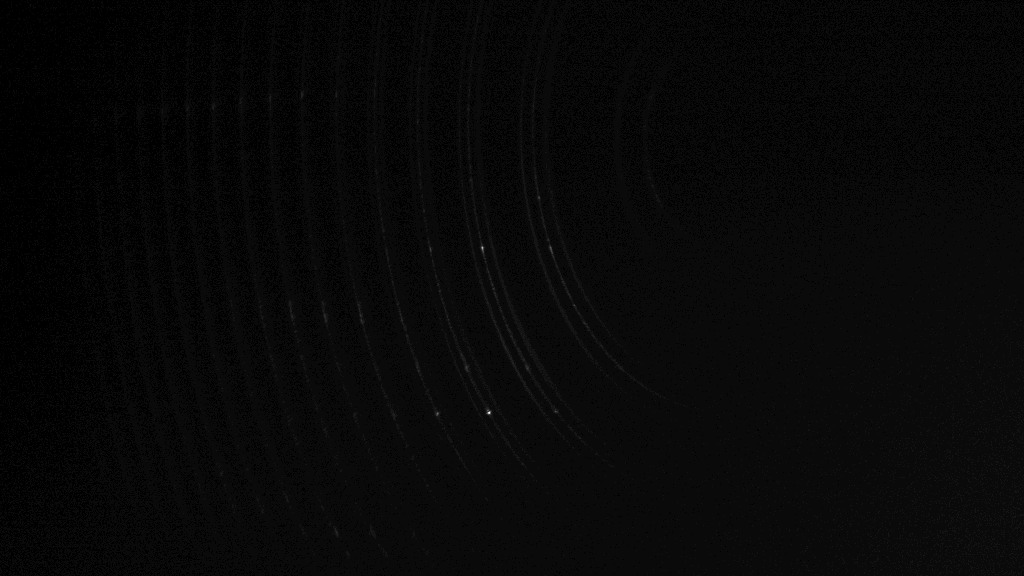
#> input picture brillouin_images/Quest_quartz_chamber_in_water_tube_razor_edge_100ms_no_slit.tif, 1024 x 576 px
$ python 3d_plot_intensitites.py
#> lines starting #> are read from the running program, lines starting #| are printed output that depends on the picture
'''PERMET DE PLOT EN 3D LES INTENSITES'''


import tifffile as tiff
import numpy as np
import matplotlib.pyplot as plt
from mpl_toolkits.mplot3d import Axes3D
import os

img_name = "Quest_quartz_chamber_in_water_tube_razor_edge_100ms_no_slit.tif"
image = tiff.imread("brillouin_images/"+img_name)
#> image is the input picture: shape (576, 1024) uint16; min 3167, max 9612, mean 3385.7
pixels = np.array(image)
plt.imshow(pixels)
plt.show()
threshold = 3000
pixels_thresh = np.where(pixels > threshold, pixels, 0)
height, width = pixels.shape
#> height = 576; width = 1024
X, Y = np.meshgrid(np.arange(width), np.arange(height))
Z = pixels_thresh
fig = plt.figure(figsize=(10, 7))
ax = fig.add_subplot(111, projection='3d')

surf = ax.plot_surface(X, Y, Z, cmap='hot', edgecolor='none')
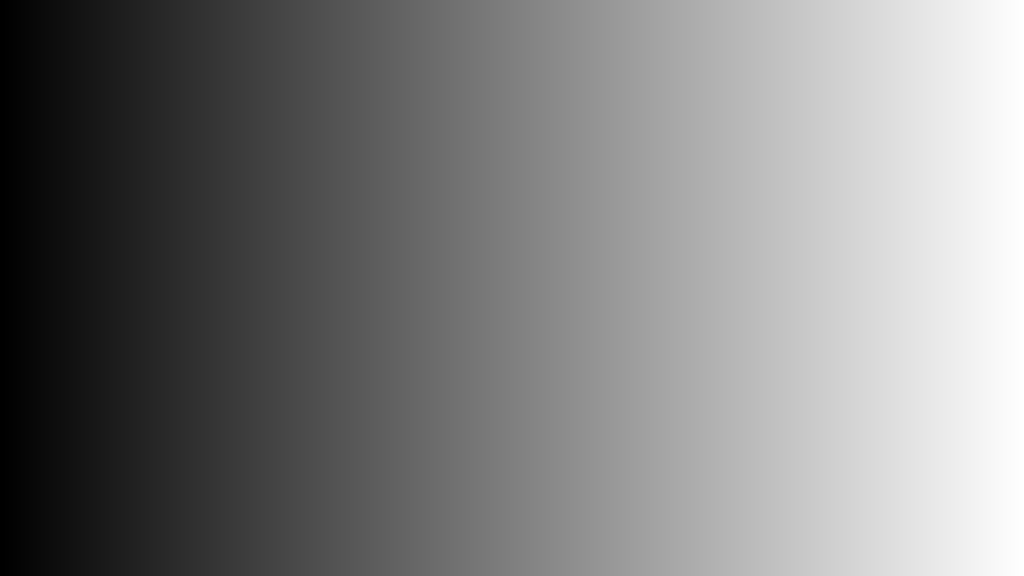
#> X: shape (576, 1024) int64; min 0, max 1023, mean 511.5; drawn with min black and max white
fig.colorbar(surf, ax=ax, label="Intensité")
ax.set_title("Carte 3D de l'image (intensité des pixels)")
ax.set_xlabel("Colonne (X)")
ax.set_ylabel("Ligne (Y)")
ax.set_zlabel("Intensité (Z)")

plt.tight_layout()
plt.show()
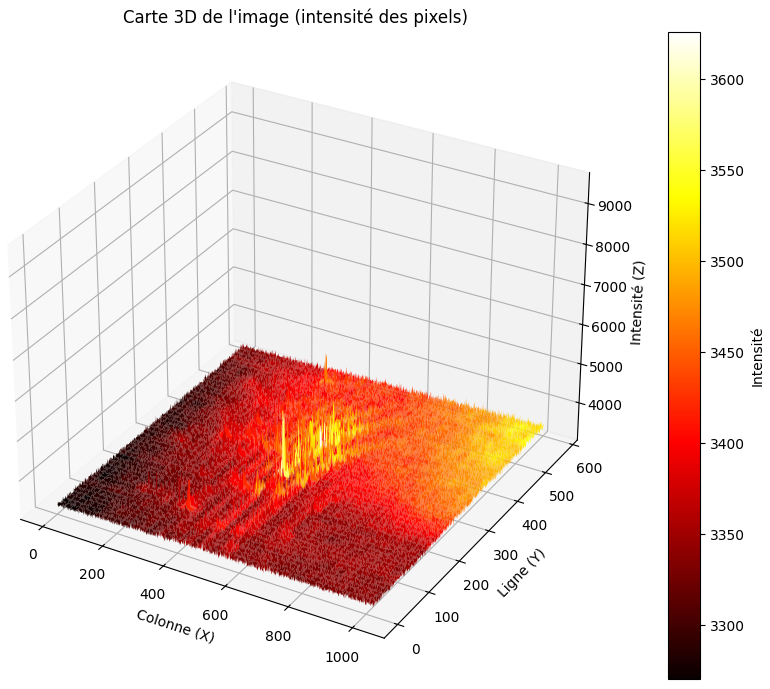
#> figure drawn by matplotlib, 2 panels
